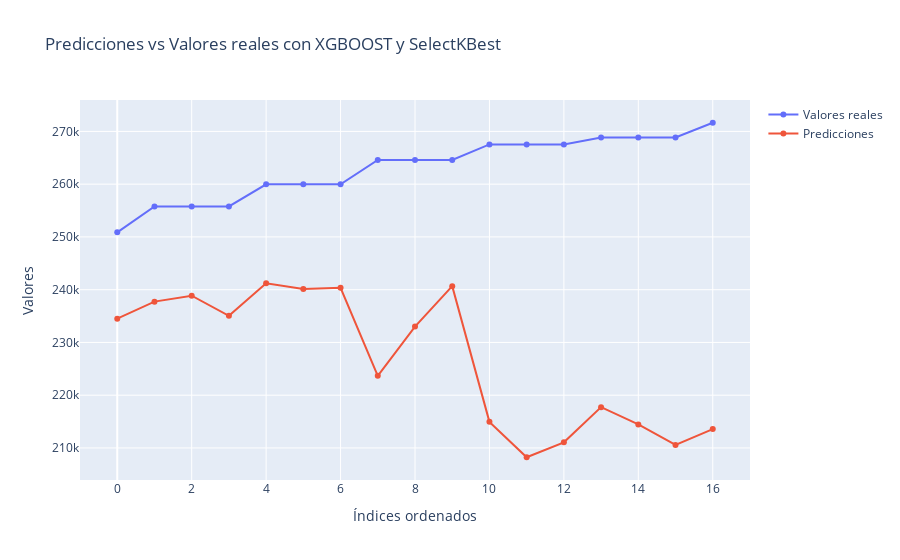

Notebook code for this chart:
### Code cell
import plotly.graph_objects as go
fig = go.Figure()
fig.add_trace(go.Scatter(x=np.arange(len(y_test)), y=y_test_sorted,
                    mode='lines+markers',
                    name='Valores reales'))
fig.add_trace(go.Scatter(x=np.arange(len(predictions)), y=predictions_sorted,
                    mode='lines+markers',
                    name='Predicciones'))
fig.update_layout(title='Predicciones vs Valores reales con XGBOOST y SelectKBest',
                   xaxis_title='Índices ordenados',
                   yaxis_title='Valores')
fig.show()

### Figure 1 — Plotly figure (JSON) as saved in the notebook; plotly's stock layout.template omitted (floating-point values rounded to 4 significant figures)
{"data": [{"mode": "lines+markers", "name": "Valores reales", "type": "scatter", "x": [0, 1, 2, 3, 4, 5, 6, 7, 8, 9, 10, 11, 12, 13, 14, 15, 16], "y": [250900.0, 255800.0, 255800.0, 255800.0, 260000.0, 260000.0, 260000.0, 264578, 264578, 264578, 267500.0, 267500.0, 267500.0, 268800.0, 268800.0, 268800.0, 271600.0]}, {"mode": "lines+markers", "name": "Predicciones", "type": "scatter", "x": [0, 1, 2, 3, 4, 5, 6, 7, 8, 9, 10, 11, 12, 13, 14, 15, 16], "y": [234500.0, 237700.0, 238900.0, 235100.0, 241200.0, 240100.0, 240400.0, 223700.0, 233000.0, 240700.0, 214900.0, 208200.0, 211100.0, 217700.0, 214500.0, 210600.0, 213600.0]}], "layout": {"title": {"text": "Predicciones vs Valores reales con XGBOOST y SelectKBest"}, "xaxis": {"title": {"text": "Índices ordenados"}}, "yaxis": {"title": {"text": "Valores"}}}}
